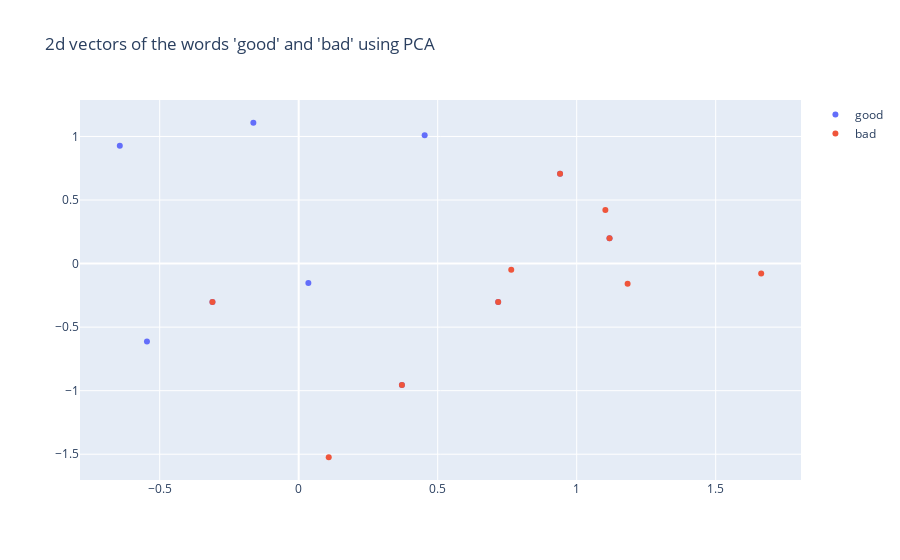
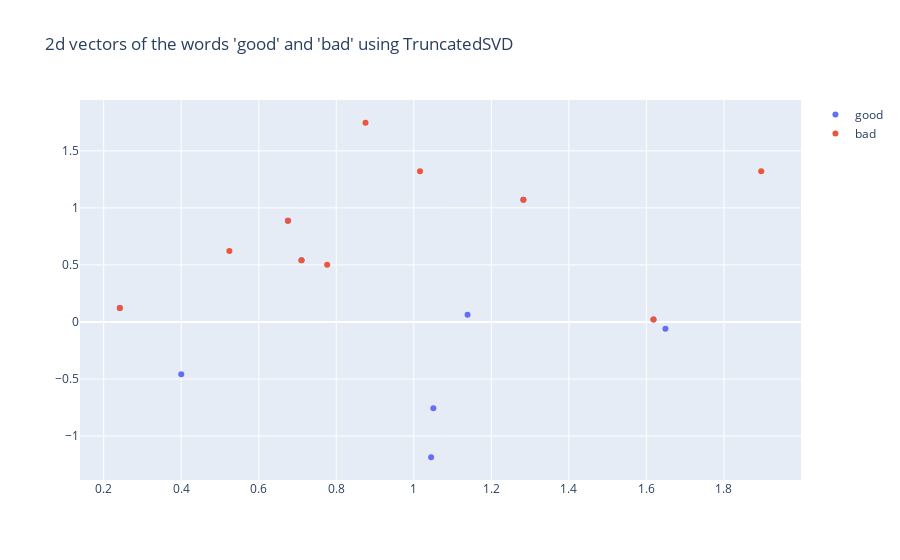
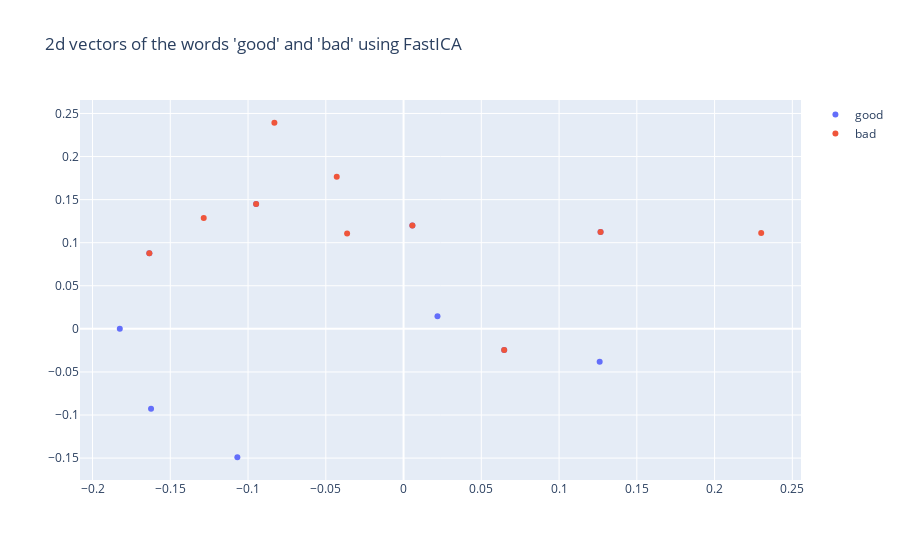
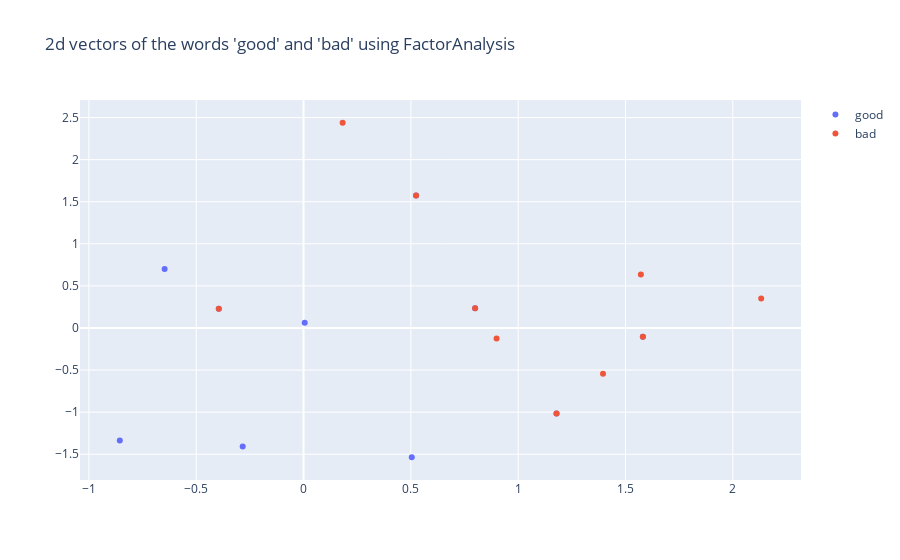

Notebook cell for these charts, in order:
### Code cell
# try 4 different dimension reduction techniques
from sklearn.decomposition import PCA, TruncatedSVD, FastICA, FactorAnalysis
# get the 2d vectors using PCA
for model in [PCA, TruncatedSVD, FastICA, FactorAnalysis]:
    base_model = model(n_components=2)
    base_model.fit(vectors)
    # get the 2d vectors
    good_vectors_2d = base_model.transform([v[1] for v in good_words])
    bad_vectors_2d = base_model.transform([v[1] for v in bad_words])
    # plot the vectors and label them with good_words and bad_words
    fig = go.Figure()
    fig.add_trace(go.Scatter(x=good_vectors_2d[:,0], y=good_vectors_2d[:,1], mode="markers", name="good"))
    fig.add_trace(go.Scatter(x=bad_vectors_2d[:,0], y=bad_vectors_2d[:,1], mode="markers", name="bad"))
    # add title
    fig.update_layout(title_text=f"2d vectors of the words 'good' and 'bad' using {model.__name__}")
    # plot good and bad as the center point of the cluster
    fig.show()

### Figure 1 — Plotly figure (JSON) as saved in the notebook; plotly's stock layout.template omitted (floating-point values rounded to 4 significant figures)
{"data": [{"mode": "markers", "name": "good", "type": "scatter", "x": [0.4531, -0.1631, -0.5458, 1.118, -0.6435, -0.3102, 0.3713, 0.03474, 0.7176, 0.9401], "y": [1.01, 1.108, -0.6122, 0.1989, 0.9272, -0.303, -0.9545, -0.1535, -0.3015, 0.7076]}, {"mode": "markers", "name": "bad", "type": "scatter", "x": [1.664, 1.183, -0.3102, 1.103, 0.108, 0.3713, 0.7176, 0.7646, 1.118, 0.9401], "y": [-0.07846, -0.1597, -0.303, 0.4218, -1.524, -0.9545, -0.3015, -0.04808, 0.1989, 0.7076]}], "layout": {"title": {"text": "2d vectors of the words 'good' and 'bad' using PCA"}}}

### Figure 2 — Plotly figure (JSON) as saved in the notebook; plotly's stock layout.template omitted (floating-point values rounded to 4 significant figures)
{"data": [{"mode": "markers", "name": "good", "type": "scatter", "x": [0.4, 1.05, 1.649, 0.6754, 1.045, 1.618, 1.283, 1.139, 0.7103, 0.2416], "y": [-0.4577, -0.7571, -0.05864, 0.8873, -1.186, 0.02238, 1.07, 0.06375, 0.5413, 0.1218]}, {"mode": "markers", "name": "bad", "type": "scatter", "x": [0.8755, 1.016, 1.618, 0.5243, 1.896, 1.283, 0.7103, 0.7765, 0.6754, 0.2416], "y": [1.746, 1.322, 0.02238, 0.6219, 1.322, 1.07, 0.5413, 0.5024, 0.8873, 0.1218]}], "layout": {"title": {"text": "2d vectors of the words 'good' and 'bad' using TruncatedSVD"}}}

### Figure 3 — Plotly figure (JSON) as saved in the notebook; plotly's stock layout.template omitted (floating-point values rounded to 4 significant figures)
{"data": [{"mode": "markers", "name": "good", "type": "scatter", "x": [-0.1825, -0.1624, 0.1261, -0.09481, -0.1069, 0.06471, 0.1267, 0.02181, 0.005658, -0.1635], "y": [0.0001992, -0.09275, -0.03831, 0.1449, -0.149, -0.02461, 0.1124, 0.01456, 0.12, 0.08783]}, {"mode": "markers", "name": "bad", "type": "scatter", "x": [-0.08305, -0.04296, 0.06471, -0.1285, 0.23, 0.1267, 0.005658, -0.0363, -0.09481, -0.1635], "y": [0.2392, 0.1767, -0.02461, 0.1288, 0.1112, 0.1124, 0.12, 0.1107, 0.1449, 0.08783]}], "layout": {"title": {"text": "2d vectors of the words 'good' and 'bad' using FastICA"}}}

### Figure 4 — Plotly figure (JSON) as saved in the notebook; plotly's stock layout.template omitted (floating-point values rounded to 4 significant figures)
{"data": [{"mode": "markers", "name": "good", "type": "scatter", "x": [0.5043, -0.2836, -0.6472, 1.581, -0.8561, -0.3949, 0.5244, 0.005409, 0.7994, 1.179], "y": [-1.536, -1.408, 0.7006, -0.1028, -1.338, 0.2274, 1.573, 0.06142, 0.2334, -1.015]}, {"mode": "markers", "name": "bad", "type": "scatter", "x": [2.132, 1.572, -0.3949, 1.395, 0.1821, 0.5244, 0.7994, 0.8993, 1.581, 1.179], "y": [0.3508, 0.6349, 0.2274, -0.5427, 2.438, 1.573, 0.2334, -0.1236, -0.1028, -1.015]}], "layout": {"title": {"text": "2d vectors of the words 'good' and 'bad' using FactorAnalysis"}}}
